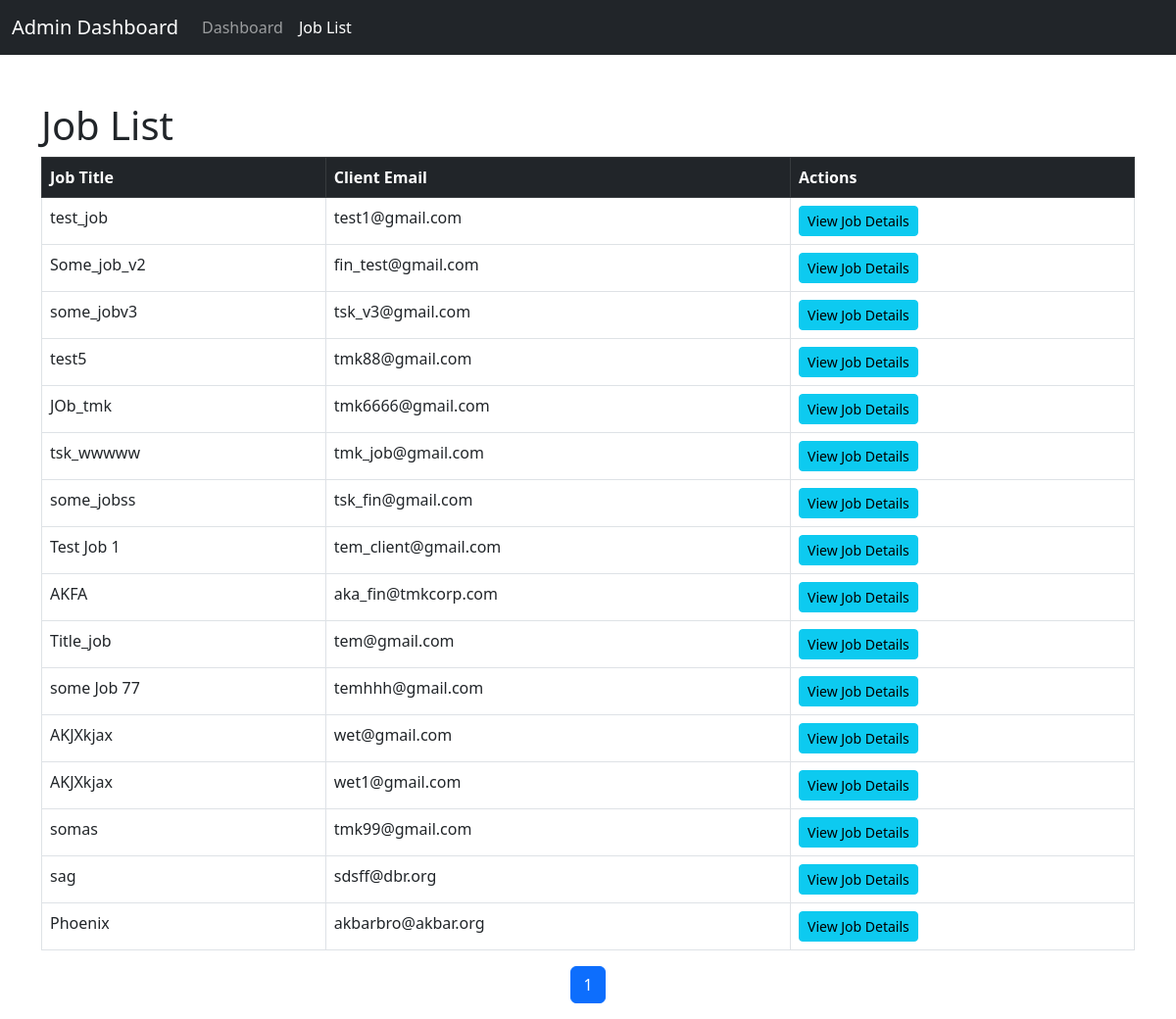
The app's page /jobs/, older data.
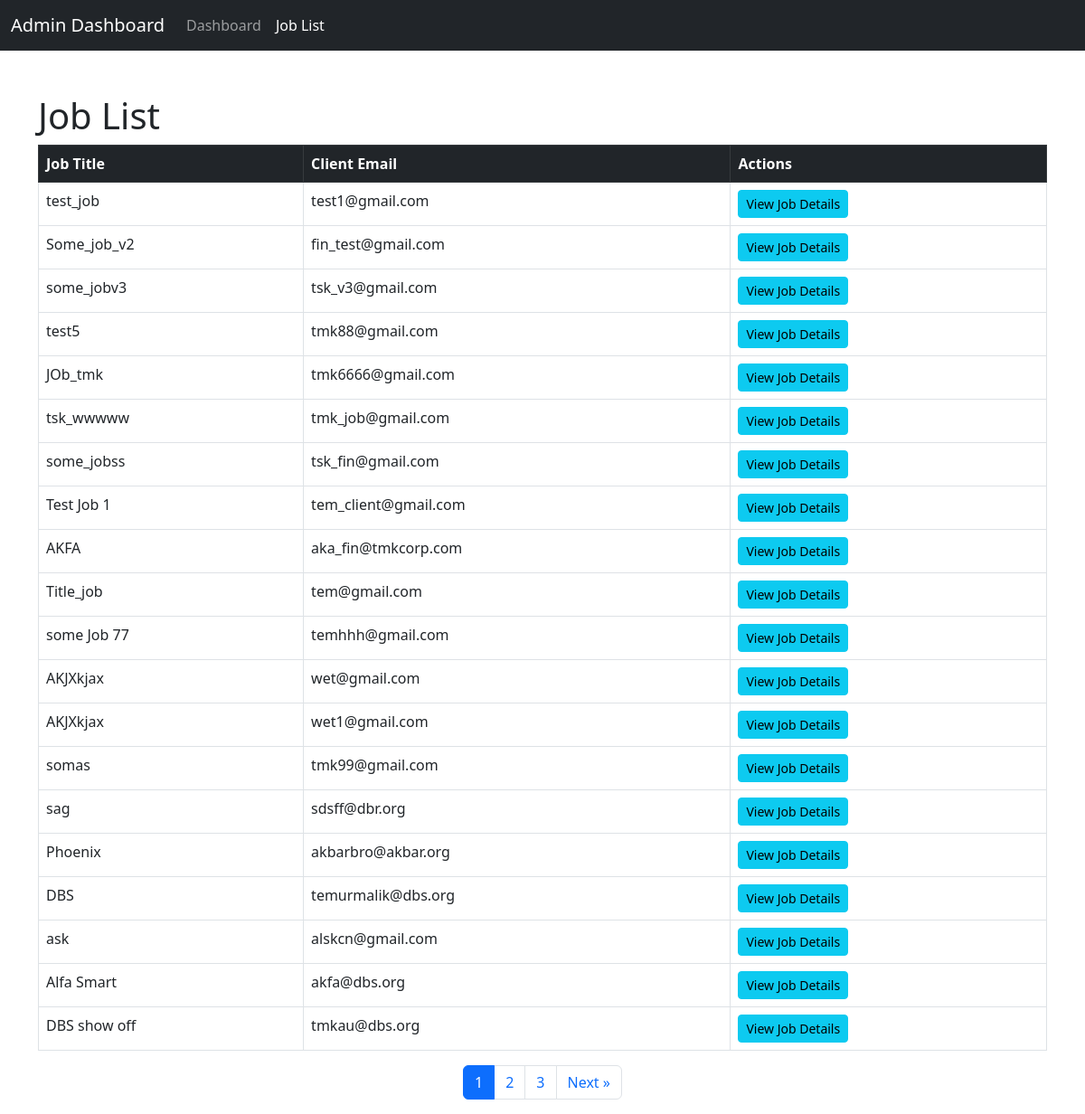
The same page, newer data.
### fin_app_v2/models.py (models this page shows, shortened)
class Job(models.Model):
    title = models.CharField(max_length=100)
    client_email = models.EmailField(unique=True)
    client_password = models.CharField(max_length=100)
    over_all_income = models.PositiveIntegerField(default=0)  # Total income for the job

### fin_app_v2/views.py (the view)
# urls.py: path('jobs/', job_list, name='job_list'),
def job_list(request):
    jobs = Job.objects.all()
    paginator = Paginator(jobs, 20)  # Show 10 jobs per page
    page_number = request.GET.get('page')
    page_jobs = paginator.get_page(page_number)
    return render(request, 'job_list.html', {
        'jobs': page_jobs,  # Pass the paginated jobs
    })

### templates/job_list.html (shortened to what this page needs)
<!DOCTYPE html>
<html lang="en">
<head>
    <link href="https://cdn.jsdelivr.net/npm/bootstrap@5.3.0-alpha1/dist/css/bootstrap.min.css" rel="stylesheet">
</head>
<body>
    <nav class="navbar navbar-expand-lg navbar-dark bg-dark">
        <div class="container-fluid">
            <a class="navbar-brand" href="{% url 'admin_dashboard' %}">Admin Dashboard</a>
            <div class="collapse navbar-collapse" id="navbarNav">
                <ul class="navbar-nav">
                    <li class="nav-item">
                        <a class="nav-link" href="{% url 'admin_dashboard' %}">Dashboard</a>
                    </li>
                    <li class="nav-item">
                        <a class="nav-link active" href="{% url 'job_list' %}">Job List</a>
                    </li>
                </ul>
            </div>
        </div>
    </nav>
    <div class="container mt-5">
        <h1>Job List</h1>
        <div class="table-responsive">
            <table class="table table-bordered">
                <thead class="table-dark">
                    <tr>
                        <th>Job Title</th>
                        <th>Client Email</th>
                        <th>Actions</th>
                    </tr>
                </thead>
                <tbody>
                    {% for job in jobs %}
                    <tr>
                        <td>{{ job.title }}</td>
                        <td>{{ job.client_email }}</td>
                        <td>
                            <a href="{% url 'job_details' job.id %}" class="btn btn-info btn-sm">View Job Details</a>
                        </td>
                    </tr>
                    {% empty %}
                    <tr>
                        <td colspan="3" class="text-center">No jobs available.</td>
                    </tr>
                    {% endfor %}
                </tbody>
            </table>
        </div>
        <nav aria-label="Page navigation">
            <ul class="pagination justify-content-center">
                {% for num in jobs.paginator.page_range %}
                    <li class="page-item {% if jobs.number == num %}active{% endif %}">
                        <a class="page-link" href="?page={{ num }}">{{ num }}</a>
                    </li>
                {% endfor %}
                {% if jobs.has_next %}
                    <li class="page-item">
                        <a class="page-link" href="?page={{ jobs.next_page_number }}" aria-label="Next">
                            <span aria-hidden="true">Next &raquo;</span>
                        </a>
                    </li>
                {% endif %}
            </ul>
        </nav>
    </div>
</body>
</html>

Row changes from the older to the newer data that the page shows:
added Job: title "DBS", client_email "temurmalik@dbs.org"
added Job: title "ask", client_email "alskcn@gmail.com"
added Job: title "Alfa Smart", client_email "akfa@dbs.org"
added Job: title "DBS show off", client_email "tmkau@dbs.org"
Text that changed along with them:
new list line: "2"
new list line: "3"
text now shown: "Next »"
